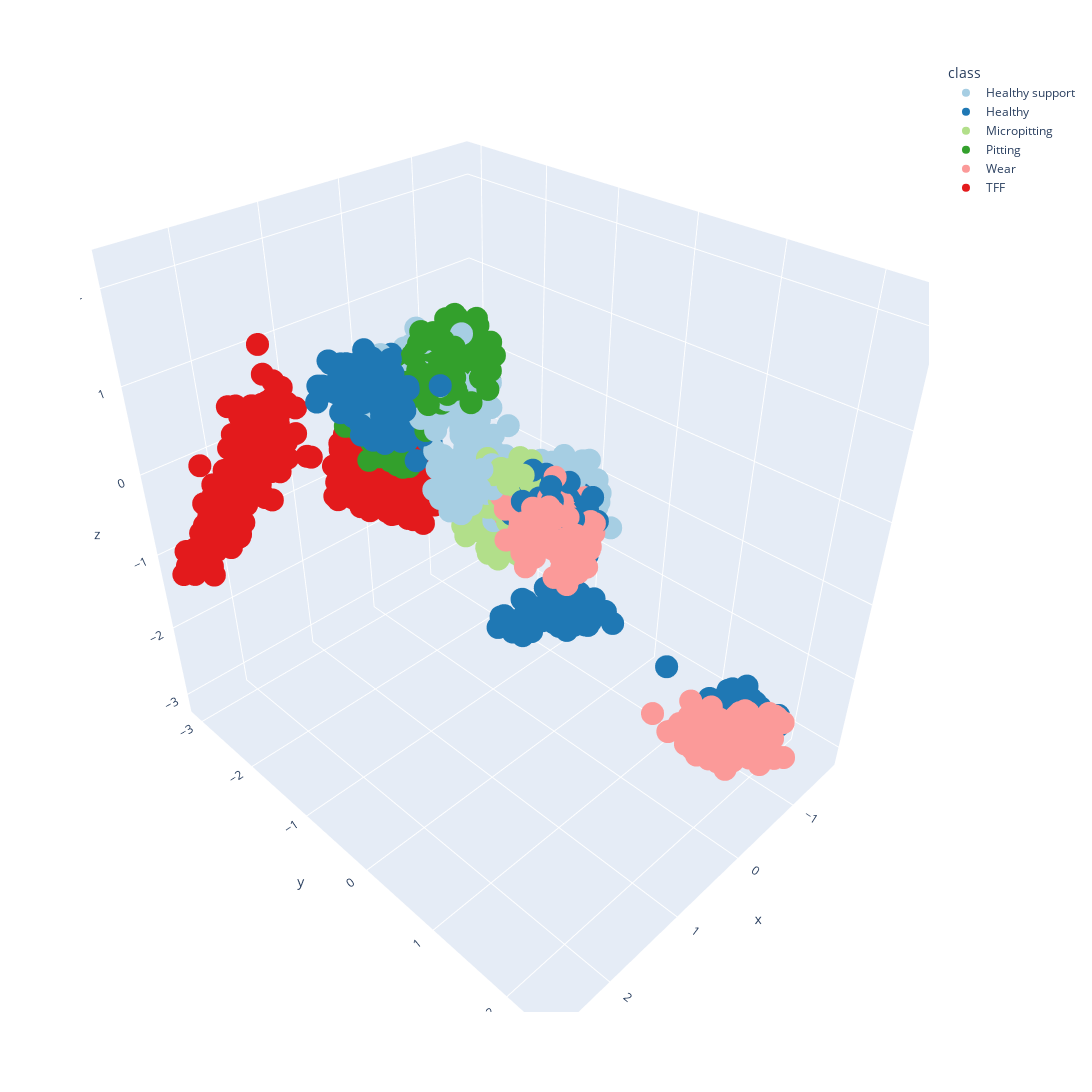

Notebook code cell kept with this figure:
### Markdown cell above
### 3D PCA

### Code cell
pca = PCA(n_components=3)
pca.fit(support_group[:50])

pca_embeddings = pca.transform(np.concatenate([support_group, *query_groups]))

pca_embeddings = pd.DataFrame(pca_embeddings, columns=["x", "y", "z"])
pca_embeddings["class"] = np.concatenate(
    [
        len(support_group) * ["Healthy support"],
        len(query_groups[0]) * ["Healthy"],
        len(query_groups[1]) * ["Micropitting"],
        len(query_groups[2]) * ["Pitting"],
        len(query_groups[3]) * ["Wear"],
        len(query_groups[4]) * ["TFF"],
    ]
)


fig = px.scatter_3d(
    pca_embeddings,
    x="x",
    y="y",
    z="z",
    color="class",
    width=1200,
    height=1200,
    color_discrete_sequence=sns.color_palette("Paired").as_hex(),
)
fig.show()

### Figure 1 — Plotly figure (JSON) as saved in the notebook; plotly's stock layout.template omitted (floating-point values rounded to 4 significant figures; data arrays with more than 128 entries replaced by an {"elided": "..."} marker saying what was removed)
{"data": [{"hovertemplate": "class=Healthy support<br>x=%{x}<br>y=%{y}<br>z=%{z}<extra></extra>", "legendgroup": "Healthy support", "marker": {"color": "#a6cee3", "symbol": "circle"}, "mode": "markers", "name": "Healthy support", "scene": "scene", "showlegend": true, "type": "scatter3d", "x": {"elided": "341 float values"}, "y": {"elided": "341 float values"}, "z": {"elided": "341 float values"}}, {"hovertemplate": "class=Healthy<br>x=%{x}<br>y=%{y}<br>z=%{z}<extra></extra>", "legendgroup": "Healthy", "marker": {"color": "#1f78b4", "symbol": "circle"}, "mode": "markers", "name": "Healthy", "scene": "scene", "showlegend": true, "type": "scatter3d", "x": {"elided": "426 float values"}, "y": {"elided": "426 float values"}, "z": {"elided": "426 float values"}}, {"hovertemplate": "class=Micropitting<br>x=%{x}<br>y=%{y}<br>z=%{z}<extra></extra>", "legendgroup": "Micropitting", "marker": {"color": "#b2df8a", "symbol": "circle"}, "mode": "markers", "name": "Micropitting", "scene": "scene", "showlegend": true, "type": "scatter3d", "x": {"elided": "303 float values"}, "y": {"elided": "303 float values"}, "z": {"elided": "303 float values"}}, {"hovertemplate": "class=Pitting<br>x=%{x}<br>y=%{y}<br>z=%{z}<extra></extra>", "legendgroup": "Pitting", "marker": {"color": "#33a02c", "symbol": "circle"}, "mode": "markers", "name": "Pitting", "scene": "scene", "showlegend": true, "type": "scatter3d", "x": {"elided": "314 float values"}, "y": {"elided": "314 float values"}, "z": {"elided": "314 float values"}}, {"hovertemplate": "class=Wear<br>x=%{x}<br>y=%{y}<br>z=%{z}<extra></extra>", "legendgroup": "Wear", "marker": {"color": "#fb9a99", "symbol": "circle"}, "mode": "markers", "name": "Wear", "scene": "scene", "showlegend": true, "type": "scatter3d", "x": {"elided": "309 float values"}, "y": {"elided": "309 float values"}, "z": {"elided": "309 float values"}}, {"hovertemplate": "class=TFF<br>x=%{x}<br>y=%{y}<br>z=%{z}<extra></extra>", "legendgroup": "TFF", "marker": {"color": "#e31a1c", "symbol": "circle"}, "mode": "markers", "name": "TFF", "scene": "scene", "showlegend": true, "type": "scatter3d", "x": {"elided": "309 float values"}, "y": {"elided": "309 float values"}, "z": {"elided": "309 float values"}}], "layout": {"height": 1200, "legend": {"title": {"text": "class"}, "tracegroupgap": 0}, "margin": {"t": 60}, "scene": {"domain": {"x": [0, 1], "y": [0, 1]}, "xaxis": {"title": {"text": "x"}}, "yaxis": {"title": {"text": "y"}}, "zaxis": {"title": {"text": "z"}}}, "width": 1200}}
